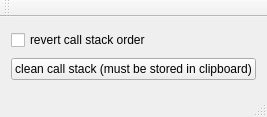
<?xml version="1.0" encoding="UTF-8"?>
<ui version="4.0">
 <class>MainWindow</class>
 <widget class="QMainWindow" name="MainWindow">
  <property name="geometry">
   <rect>
    <x>0</x>
    <y>0</y>
    <width>237</width>
    <height>117</height>
   </rect>
  </property>
  <property name="windowTitle">
   <string>MainWindow</string>
  </property>
  <widget class="QWidget" name="centralWidget">
   <layout class="QVBoxLayout" name="verticalLayout">
    <item>
     <widget class="QCheckBox" name="checkBoxRevertOrder">
      <property name="text">
       <string>revert call stack order</string>
      </property>
     </widget>
    </item>
    <item>
     <widget class="QPushButton" name="pushButtonCleanCallStack">
      <property name="text">
       <string>clean call stack (must be stored in clipboard)</string>
      </property>
     </widget>
    </item>
   </layout>
  </widget>
  <widget class="QMenuBar" name="menuBar">
   <property name="geometry">
    <rect>
     <x>0</x>
     <y>0</y>
     <width>237</width>
     <height>21</height>
    </rect>
   </property>
  </widget>
  <widget class="QToolBar" name="mainToolBar">
   <attribute name="toolBarArea">
    <enum>TopToolBarArea</enum>
   </attribute>
   <attribute name="toolBarBreak">
    <bool>false</bool>
   </attribute>
  </widget>
  <widget class="QStatusBar" name="statusBar"/>
 </widget>
 <layoutdefault spacing="6" margin="11"/>
 <resources/>
 <connections/>
</ui>
